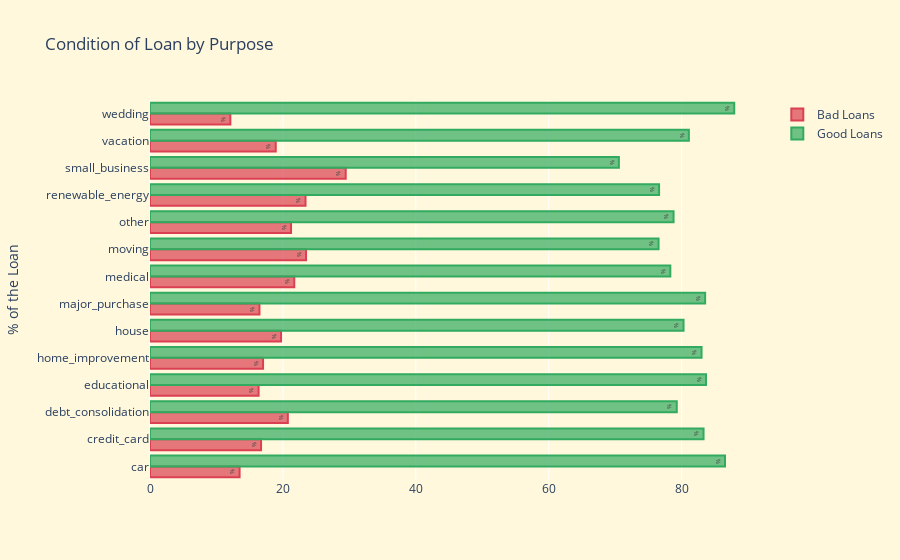

Source (notebook cell):
### Code cell
df['purpose'].value_counts()

# Education, renewable energy, wedding are the purposed that contains highest bad loans percent wise.

purpose_condition = round(pd.crosstab(df['loan_status'], df['purpose']).apply(lambda x: x/x.sum() * 100), 2)

purpose_bad_loans = purpose_condition.values[0].tolist()
purpose_good_loans = purpose_condition.values[1].tolist()
purpose = purpose_condition.columns


bad_plot = go.Bar(
    x=purpose_bad_loans,
    y=purpose,
    orientation='h',
    name = 'Bad Loans',
    text='%',
    marker=dict(
        color='rgba(219, 64, 82, 0.7)',
        line = dict(
            color='rgba(219, 64, 82, 1.0)',
            width=2
        )
    )
)

good_plot = go.Bar(
    x=purpose_good_loans,
    y=purpose,
    orientation='h',
    name='Good Loans',
    text='%',
    marker=dict(
        color='rgba(50, 171, 96, 0.7)',
        line = dict(
            color='rgba(50, 171, 96, 1.0)',
            width=2
        )
    )
)


data = [bad_plot, good_plot]

layout = go.Layout(
    title='Condition of Loan by Purpose',
    xaxis=dict(
        title=''
    ),
    yaxis=dict(
        title='% of the Loan',
    ),
    paper_bgcolor='#FFF8DC',
    plot_bgcolor='#FFF8DC',
    showlegend=True
)

fig = dict(data=data, layout=layout)
iplot(fig, filename='condition_purposes')

### Figure 1 — Plotly figure (JSON) as saved in the notebook; plotly's stock layout.template omitted (floating-point values rounded to 4 significant figures)
{"data": [{"marker": {"color": "rgba(219, 64, 82, 0.7)", "line": {"color": "rgba(219, 64, 82, 1.0)", "width": 2}}, "name": "Bad Loans", "orientation": "h", "text": "%", "x": [13.48, 16.71, 20.74, 16.34, 17.01, 19.72, 16.47, 21.71, 23.48, 21.22, 23.4, 29.45, 18.92, 12.09], "y": ["car", "credit_card", "debt_consolidation", "educational", "home_improvement", "house", "major_purchase", "medical", "moving", "other", "renewable_energy", "small_business", "vacation", "wedding"], "type": "bar"}, {"marker": {"color": "rgba(50, 171, 96, 0.7)", "line": {"color": "rgba(50, 171, 96, 1.0)", "width": 2}}, "name": "Good Loans", "orientation": "h", "text": "%", "x": [86.52, 83.29, 79.26, 83.66, 82.99, 80.28, 83.53, 78.29, 76.52, 78.78, 76.6, 70.55, 81.08, 87.91], "y": ["car", "credit_card", "debt_consolidation", "educational", "home_improvement", "house", "major_purchase", "medical", "moving", "other", "renewable_energy", "small_business", "vacation", "wedding"], "type": "bar"}], "layout": {"paper_bgcolor": "#FFF8DC", "plot_bgcolor": "#FFF8DC", "showlegend": true, "title": {"text": "Condition of Loan by Purpose"}, "xaxis": {"title": {"text": ""}, "type": "linear", "range": [0, 92.54], "autorange": true}, "yaxis": {"title": {"text": "% of the Loan"}, "type": "category", "range": [-0.5, 13.5], "autorange": true}, "autosize": true}}
